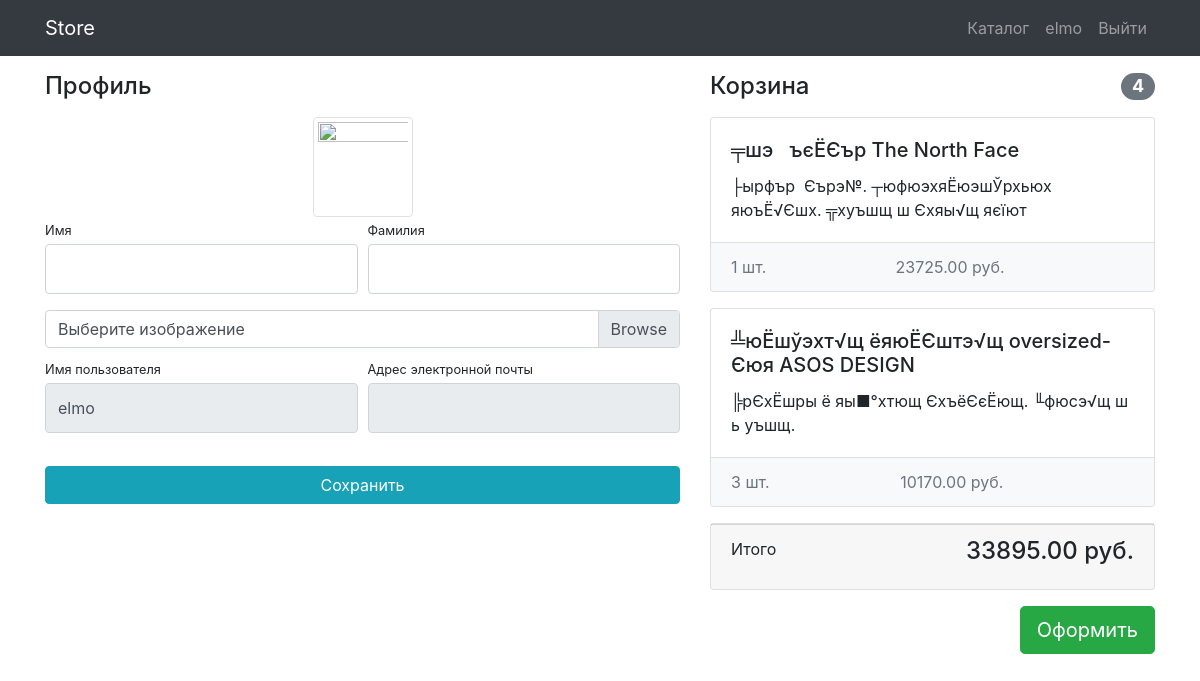
/users/profile/ (signed in), run on the app's committed database.
### users/models.py (models this page shows)
class User(AbstractUser):
    image = models.ImageField(upload_to='users_images', blank=True)

### products/models.py (models this page shows, shortened)
class Basket(models.Model):
    user = models.ForeignKey(User, on_delete=models.CASCADE)
    product = models.ForeignKey(Product, on_delete=models.CASCADE)
    quantity = models.PositiveIntegerField(default=0)
    created_timestamp = models.DateTimeField(auto_now_add=True)
    def sum(self):
        return self.quantity * self.product.price

class Product(models.Model):
    name = models.CharField(max_length=256)
    image = models.ImageField(upload_to='products_images', blank=True)
    description = models.TextField(blank=True)
    short_description = models.CharField(max_length=64, blank=True)
    price = models.DecimalField(max_digits=8, decimal_places=2, default=0)
    quantity = models.PositiveIntegerField(default=0)
    category = models.ForeignKey(ProductCategory, on_delete=models.CASCADE)

### users/views.py (the view)
# urls.py: path('profile/', profile, name='profile'),
@login_required
def profile(request):
    user = request.user
    if request.method == 'POST':
        form = UserProfileForm(data=request.POST, files=request.FILES, instance=user)
        print(form.is_valid)
        if form.is_valid():
            form.save()
            print('1', request.method)
            return HttpResponseRedirect(reverse('users:profile'))
    else:
        form = UserProfileForm(instance=user) #передали атрибуты пользователя
    baskets = Basket.objects.filter(user=user)
    total_quantity = sum(basket.quantity for basket in baskets)
    total_sum = sum(basket.sum() for basket in baskets)
    context = {
        'form': form,
        'title': 'Store - Личный кабинет',
        'baskets': baskets,
        'total_quantity': total_quantity,
        'total_sum': total_sum,
    }
    print('2', request.method)
    return render(request, 'users/profile.html', context)

### users/forms.py
class UserProfileForm(UserChangeForm):
    username = forms.CharField(widget=forms.TextInput(attrs={'readonly': True}))
    email = forms.CharField(widget=forms.EmailInput(attrs={'readonly': True}))
    image = forms.ImageField(widget=forms.FileInput(), required=False)
    class Meta:
        model = User
        fields = ('username', 'email', 'first_name', 'last_name', 'image')
    def __init__(self, *args, **kwargs):
        super(UserProfileForm, self).__init__(*args, **kwargs)
        for field_name, field in self.fields.items():
            field.widget.attrs['class'] = 'form-control py-4'
        self.fields['image'].widget.attrs['class'] = 'custom-file-input'

### users/templates/users/profile.html (shortened to what this page needs)
{% extends 'products/base.html' %}
{% load static %}
{% block css %}
    <link href="{% static 'vendor/bootstrap/css/bootstrap.min.css' %}" rel="stylesheet">
    <link href="{% static 'css/profile.css' %}" rel="stylesheet">
{% endblock%}
{% block content %}
    <div class="container">
        <div class="row">
            <div class="col-lg-7">
                <h4 class="mt-3 mb-3">Профиль</h4>
                <div class="col-lg-12 text-center">
                    <img width="100" height="100"
                         src="{% if user.image %} {{ user.image.url }} {% else %} {% static 'vendor/img/users/default_avatar.png' %} {% endif %}"
                         class="img-thumbnail">
                </div>
                <form action="{% url 'users:profile' %}" method="post" enctype="multipart/form-data">
                    <div class="form-row">
                        <div class="col-lg-6">
                            <div class="form-group">
                                <label class="small mb-1" for="{{ form.first_name.id_for_label }}">Имя</label>
                                {{ form.first_name }}
                            </div>
                        </div>
                        <div class="col-lg-6">
                            <div class="form-group">
                                <label class="small mb-1" for="{{ form.last_name.id_for_label }}">Фамилия</label>
                                {{ form.last_name }}
                            </div>
                        </div>
                    </div>
                    <div class="form-row mb-2">
                        <div class="col-lg-12">
                            <div class="custom-file">
                                <label class="custom-file-label" for="{{ form.image.id_for_label }}">Выберите изображение</label>
                            </div>
                        </div>
                    </div>
                    <div class="form-row">
                        <div class="col-lg-6">
                            <label class="small mb-1" for="{{ form.username.id_for_label }}">Имя пользователя</label>
                            {{ form.username }}
                        </div>
                        <div class="col-lg-6">
                            <label class="small mb-1" for="{{ form.email.id_for_label }}">Адрес электронной
                                почты</label>
                            {{ form.email }}
                        </div>
                    </div>
                    <div class="form-row">
                        <div class="col-lg-12" style="margin-top: 33px;">
                            <input class="btn btn-info btn-block" type="submit" value="Сохранить">
                        </div>
                    </div>
                </form>
            </div>
            {% include 'products/basket.html' %}
        </div>
    </div>
{% endblock %}

### products/templates/products/base.html (shortened to what this page needs)
{% load static %}
<!DOCTYPE html>
<html lang="en">
<head>
    <link href="{% static 'vendor/bootstrap/css/bootstrap.min.css' %}" rel="stylesheet">
    {% block css %} {% endblock %}
</head>
<body>
<nav class="navbar navbar-expand-lg navbar-dark bg-dark fixed-top">
    <div class="container">
        <a class="navbar-brand" href="{% url 'index' %}">Store</a>
        <div class="collapse navbar-collapse" id="navbarResponsive">
            <ul class="navbar-nav ml-auto">
                <li class="nav-item">
                    <a class="nav-link" href="{% url 'products:index' %}">Каталог  </a>
                </li>
                {% if user.is_authenticated %}
                    <li class="nav-item">
                        <a class="nav-link" href="{% url 'users:profile' %}">{{ user.username }}
                        </a>
                    </li>
                    <li class="nav-item">
                        <a class="nav-link" href="{% url 'users:logout' %}">Выйти </a>
                    </li>
                {% else %}
                    <li class="nav-item">
                        <a class="nav-link" href="{% url 'users:login' %}">Войти <i class="fas fa-sign-in-alt"></i></a>
                    </li>
                {% endif %}
            </ul>
        </div>
    </div>
</nav>
{% block content %}{% endblock %}
</body>
</html>

### products/templates/products/basket.html (shortened to what this page needs)
{% if baskets  %}
    <div class="col-lg-5">
    <h4 class="mt-3 mb-3 d-flex justify-content-between align-items-center mb-3">
        Корзина <span class="badge badge-secondary badge-pill">{{ total_quantity }}</span>
    </h4>
        {% for basket in baskets %}
            <div class="card mb-3">
        <div class="card-body">
            <h5 class="card-title">{{ basket.product.name }}</h5>
            <p class="card-text">{{ basket.product.short_description }}</p>
        </div>
        <ul class="list-group list-group-flush">
            <li class="list-group-item d-flex justify-content-between lh-condensed bg-light">
                <span class="text-muted">{{ basket.quantity }} шт.</span>
                <span class="text-muted">{{ basket.sum }} руб.</span>
            </li>
        </ul>
    </div>
        {% endfor %}
    <div class="card mb-3">
        <div class="card-footer">
            <p class="float-left">Итого</p>
            <h4 class="float-right">{{ total_sum }} руб.</h4>
        </div>
    </div>
    <button type="button" class="btn btn-success btn-lg float-right">Оформить</button>
</div>
{% else %}
    <h4 class="mt-3 mb-3 text-center">
        Корзина пуста
    </h4>
{% endif %}

### static/css/profile.css (style rules this page uses)
body { padding-top: 56px; }

### data on the page
User: username "elmo"
Basket: product.name "╤шэ ъєЁЄър The North Face", product.short_description "├ырфър Єърэ№. ┬юфюэхяЁюэшЎрхьюх яюъЁ√Єшх. ╦хуъшщ ш Єхяы√щ яєїют", quantity "1", sum "23725.00"
Basket: product.name "╩юЁшўэхт√щ ёяюЁЄштэ√щ oversized-Єюя ASOS DESIGN", product.short_description "╠рЄхЁшры ё яы■°хтющ ЄхъёЄєЁющ. ╙фюсэ√щ ш ь уъшщ.", quantity "3", sum "10170.00"

### other printed values
{{ total_quantity }} "4"
{{ total_sum }} "33895.00"
